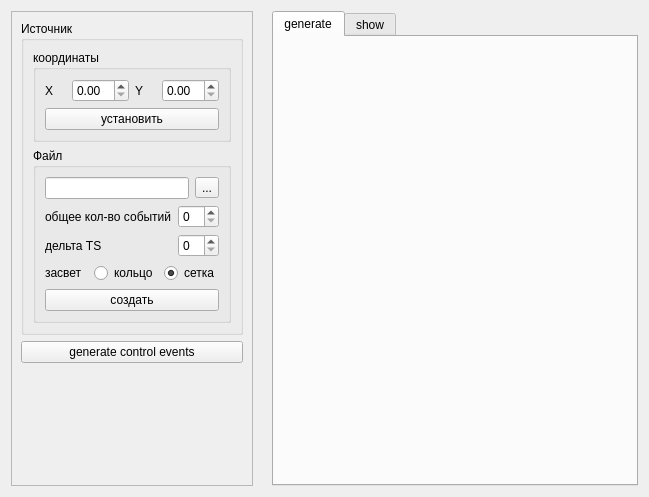
<?xml version="1.0" encoding="UTF-8"?>
<ui version="4.0">
 <class>Imitator_PET</class>
 <widget class="QWidget" name="Imitator_PET">
  <property name="geometry">
   <rect>
    <x>0</x>
    <y>0</y>
    <width>649</width>
    <height>497</height>
   </rect>
  </property>
  <property name="windowTitle">
   <string>Dialog</string>
  </property>
  <layout class="QHBoxLayout" name="horizontalLayout">
   <item>
    <widget class="QFrame" name="frame">
     <property name="sizePolicy">
      <sizepolicy hsizetype="Fixed" vsizetype="Preferred">
       <horstretch>0</horstretch>
       <verstretch>0</verstretch>
      </sizepolicy>
     </property>
     <property name="frameShape">
      <enum>QFrame::StyledPanel</enum>
     </property>
     <property name="frameShadow">
      <enum>QFrame::Raised</enum>
     </property>
     <layout class="QVBoxLayout" name="verticalLayout_7">
      <item>
       <widget class="QGroupBox" name="groupBox_2">
        <property name="title">
         <string>Источник</string>
        </property>
        <layout class="QVBoxLayout" name="verticalLayout_4">
         <item>
          <widget class="QGroupBox" name="groupBox">
           <property name="title">
            <string>координаты</string>
           </property>
           <layout class="QVBoxLayout" name="verticalLayout_3">
            <item>
             <layout class="QGridLayout" name="gridLayout_2">
              <item row="0" column="1">
               <widget class="QDoubleSpinBox" name="sb_center_x"/>
              </item>
              <item row="0" column="0">
               <widget class="QLabel" name="label_2">
                <property name="text">
                 <string>X</string>
                </property>
               </widget>
              </item>
              <item row="0" column="2">
               <widget class="QLabel" name="label_3">
                <property name="text">
                 <string>Y</string>
                </property>
               </widget>
              </item>
              <item row="0" column="3">
               <widget class="QDoubleSpinBox" name="sb_center_y"/>
              </item>
             </layout>
            </item>
            <item>
             <widget class="QPushButton" name="btn_set_source">
              <property name="text">
               <string>установить</string>
              </property>
             </widget>
            </item>
           </layout>
          </widget>
         </item>
         <item>
          <widget class="QGroupBox" name="groupBox_4">
           <property name="title">
            <string>Файл</string>
           </property>
           <layout class="QVBoxLayout" name="verticalLayout_6">
            <item>
             <layout class="QHBoxLayout" name="horizontalLayout_2">
              <item>
               <widget class="QLineEdit" name="le_filename"/>
              </item>
              <item>
               <widget class="QToolButton" name="btn_choice_filename">
                <property name="text">
                 <string>...</string>
                </property>
               </widget>
              </item>
             </layout>
            </item>
            <item>
             <layout class="QGridLayout" name="gridLayout_3">
              <item row="0" column="1">
               <widget class="QSpinBox" name="sb_num_events"/>
              </item>
              <item row="0" column="0">
               <widget class="QLabel" name="label_5">
                <property name="text">
                 <string>общее кол-во событий</string>
                </property>
               </widget>
              </item>
              <item row="1" column="1">
               <widget class="QSpinBox" name="sb_delta_ts"/>
              </item>
              <item row="1" column="0">
               <widget class="QLabel" name="label_4">
                <property name="text">
                 <string>дельта TS</string>
                </property>
               </widget>
              </item>
             </layout>
            </item>
            <item>
             <layout class="QHBoxLayout" name="horizontalLayout_4">
              <item>
               <widget class="QLabel" name="label_6">
                <property name="text">
                 <string>засвет</string>
                </property>
               </widget>
              </item>
              <item>
               <widget class="QRadioButton" name="rb_circle">
                <property name="text">
                 <string>кольцо</string>
                </property>
               </widget>
              </item>
              <item>
               <widget class="QRadioButton" name="rb_grid">
                <property name="text">
                 <string>сетка</string>
                </property>
                <property name="checked">
                 <bool>true</bool>
                </property>
               </widget>
              </item>
             </layout>
            </item>
            <item>
             <widget class="QPushButton" name="btn_create_filename">
              <property name="text">
               <string>создать</string>
              </property>
             </widget>
            </item>
           </layout>
          </widget>
         </item>
        </layout>
       </widget>
      </item>
      <item>
       <widget class="QPushButton" name="btn_generate_control_events">
        <property name="text">
         <string>generate control events</string>
        </property>
       </widget>
      </item>
      <item>
       <spacer name="verticalSpacer_2">
        <property name="orientation">
         <enum>Qt::Vertical</enum>
        </property>
        <property name="sizeHint" stdset="0">
         <size>
          <width>20</width>
          <height>40</height>
         </size>
        </property>
       </spacer>
      </item>
     </layout>
    </widget>
   </item>
   <item>
    <widget class="QLabel" name="main_label"/>
   </item>
   <item>
    <widget class="QTabWidget" name="tabWidget">
     <property name="currentIndex">
      <number>0</number>
     </property>
     <widget class="QWidget" name="tab">
      <attribute name="title">
       <string>generate</string>
      </attribute>
      <layout class="QVBoxLayout" name="verticalLayout_8">
       <item>
        <layout class="QVBoxLayout" name="verticalLayout_2"/>
       </item>
      </layout>
     </widget>
     <widget class="QWidget" name="tab_2">
      <attribute name="title">
       <string>show</string>
      </attribute>
      <layout class="QVBoxLayout" name="verticalLayout_9">
       <item>
        <layout class="QVBoxLayout" name="verticalLayout_5">
         <item>
          <widget class="QLabel" name="control_label"/>
         </item>
         <item>
          <widget class="QPushButton" name="btn_show_control_events">
           <property name="text">
            <string>show control events</string>
           </property>
          </widget>
         </item>
         <item>
          <spacer name="verticalSpacer_3">
           <property name="orientation">
            <enum>Qt::Vertical</enum>
           </property>
           <property name="sizeHint" stdset="0">
            <size>
             <width>20</width>
             <height>40</height>
            </size>
           </property>
          </spacer>
         </item>
        </layout>
       </item>
      </layout>
     </widget>
    </widget>
   </item>
  </layout>
 </widget>
 <tabstops>
  <tabstop>tabWidget</tabstop>
  <tabstop>sb_center_x</tabstop>
  <tabstop>sb_center_y</tabstop>
  <tabstop>btn_set_source</tabstop>
  <tabstop>le_filename</tabstop>
  <tabstop>btn_choice_filename</tabstop>
  <tabstop>sb_num_events</tabstop>
  <tabstop>sb_delta_ts</tabstop>
  <tabstop>rb_circle</tabstop>
  <tabstop>rb_grid</tabstop>
  <tabstop>btn_create_filename</tabstop>
  <tabstop>btn_generate_control_events</tabstop>
  <tabstop>btn_show_control_events</tabstop>
 </tabstops>
 <resources/>
 <connections/>
</ui>
